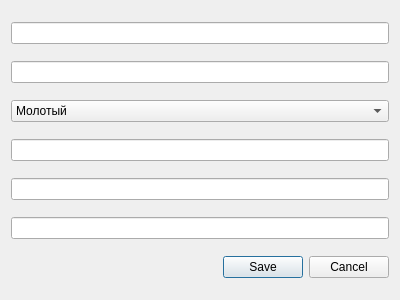
<?xml version="1.0" encoding="UTF-8"?>
<ui version="4.0">
 <class>AddEditCoffeeForm</class>
 <widget class="QDialog" name="AddEditCoffeeForm">
  <property name="geometry">
   <rect>
    <x>0</x>
    <y>0</y>
    <width>400</width>
    <height>300</height>
   </rect>
  </property>
  <property name="windowTitle">
   <string>Add/Edit Coffee</string>
  </property>
  <layout class="QVBoxLayout">
   <item>
    <widget class="QLineEdit" name="sortNameEdit"/>
   </item>
   <item>
    <widget class="QLineEdit" name="roastDegreeEdit"/>
   </item>
   <item>
    <widget class="QComboBox" name="groundComboBox">
     <item>
      <property name="text">
       <string>Молотый</string>
      </property>
     </item>
     <item>
      <property name="text">
       <string>В зернах</string>
      </property>
     </item>
    </widget>
   </item>
   <item>
    <widget class="QLineEdit" name="tasteDescriptionEdit"/>
   </item>
   <item>
    <widget class="QLineEdit" name="priceEdit"/>
   </item>
   <item>
    <widget class="QLineEdit" name="packageVolumeEdit"/>
   </item>
   <item>
    <widget class="QDialogButtonBox" name="buttonBox">
     <property name="orientation">
      <enum>Qt::Horizontal</enum>
     </property>
     <property name="standardButtons">
      <set>QDialogButtonBox::Cancel|QDialogButtonBox::Save</set>
     </property>
    </widget>
   </item>
  </layout>
 </widget>
 <resources/>
 <connections/>
</ui>
